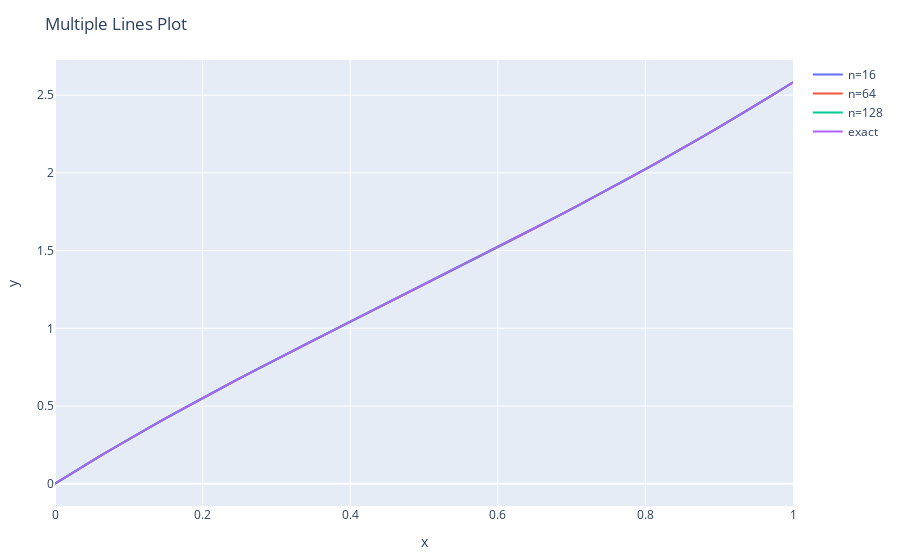

Source (notebook cell):
### Code cell
trace16 = scatter(x=x_16, y=y_16, mode="lines", name="n=16")
trace64 = scatter(x=x_64, y=y_64, mode="lines", name="n=64")
trace128 = scatter(x=x_128, y=y_128, mode="lines", name="n=128")
trace = scatter(x=x_128, y=y, mode="lines", name="exact")
PlotlyJS.plot([trace16, trace64, trace128, trace], Layout(title="Multiple Lines Plot", xaxis_title="x", yaxis_title="y"))

### Figure 1 — Plotly figure (JSON) as saved in the notebook; plotly's stock layout.template omitted (floating-point values rounded to 4 significant figures; data arrays with more than 128 entries replaced by an {"elided": "..."} marker saying what was removed)
{"data": [{"mode": "lines", "name": "n=16", "type": "scatter", "x": [0, 0.0625, 0.125, 0.1875, 0.25, 0.3125, 0.375, 0.4375, 0.5, 0.5625, 0.625, 0.6875, 0.75, 0.8125, 0.875, 0.9375, 1], "y": [0, 0.182, 0.3543, 0.5188, 0.6774, 0.8314, 0.9825, 1.132, 1.281, 1.43, 1.582, 1.736, 1.894, 2.057, 2.225, 2.4, 2.583]}, {"mode": "lines", "name": "n=64", "type": "scatter", "x": [0, 0.01562, 0.03125, 0.04688, 0.0625, 0.07812, 0.09375, 0.1094, 0.125, 0.1406, 0.1562, 0.1719, 0.1875, 0.2031, 0.2188, 0.2344, 0.25, 0.2656, 0.2812, 0.2969, 0.3125, 0.3281, 0.3438, 0.3594, 0.375, 0.3906, 0.4062, 0.4219, 0.4375, 0.4531, 0.4688, 0.4844, 0.5, 0.5156, 0.5312, 0.5469, 0.5625, 0.5781, 0.5938, 0.6094, 0.625, 0.6406, 0.6562, 0.6719, 0.6875, 0.7031, 0.7188, 0.7344, 0.75, 0.7656, 0.7812, 0.7969, 0.8125, 0.8281, 0.8438, 0.8594, 0.875, 0.8906, 0.9062, 0.9219, 0.9375, 0.9531, 0.9688, 0.9844, 1], "y": [0, 0.04651, 0.09233, 0.1375, 0.182, 0.2259, 0.2693, 0.3121, 0.3543, 0.3961, 0.4375, 0.4784, 0.5189, 0.5591, 0.5989, 0.6383, 0.6775, 0.7164, 0.755, 0.7934, 0.8316, 0.8696, 0.9074, 0.9451, 0.9826, 1.02, 1.057, 1.095, 1.132, 1.169, 1.206, 1.244, 1.281, 1.318, 1.355, 1.393, 1.43, 1.468, 1.506, 1.544, 1.582, 1.62, 1.658, 1.697, 1.736, 1.775, 1.814, 1.854, 1.894, 1.934, 1.975, 2.015, 2.057, 2.098, 2.14, 2.182, 2.225, 2.268, 2.312, 2.356, 2.4, 2.445, 2.491, 2.537, 2.583]}, {"mode": "lines", "name": "n=128", "type": "scatter", "x": {"elided": "129 float values"}, "y": {"elided": "129 float values"}}, {"mode": "lines", "name": "exact", "type": "scatter", "x": {"elided": "129 float values"}, "y": {"elided": "129 float values"}}], "layout": {"margin": {"b": 50, "l": 50, "r": 50, "t": 60}, "title": "Multiple Lines Plot", "xaxis": {"title": {"text": "x"}}, "yaxis": {"title": {"text": "y"}}}}
